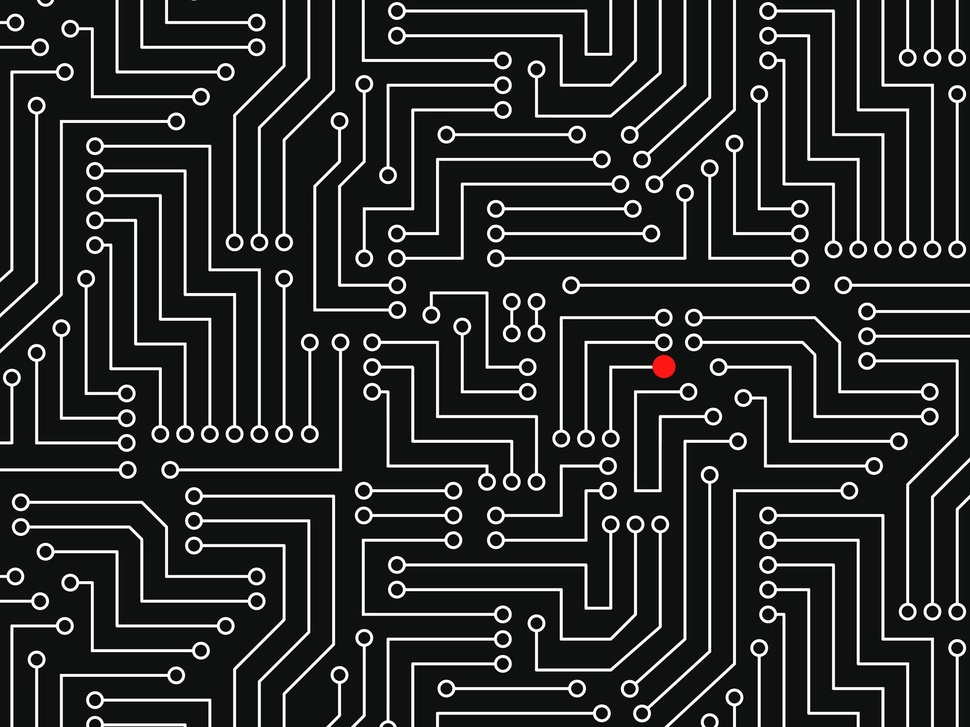
#> input picture code/visualization_code/background_image.jpg, 970 x 727 px, shrunk from 1720 x 1290 before the run, found by its file name
$ python im2border.py   (older library calls are emulated)
#> lines starting #> are read from the running program, lines starting #| are printed output that depends on the picture


from PIL import Image, ImageDraw, ImageFont
import numpy as np
from scipy.misc import toimage


#chars = np.asarray(list("$@B%8&WM#*oahkbdpqwmZO0QLCJUYXzcvunxrjft/\|()1{}[]?-_+~<>i!lI;:,^`'. "))
chars = np.asarray(list("@B%8&WM#ZO0QCLJUYXzcvunxrjft/\|()1{}[]?-_+~<>i!;:,^`'. "))
xdif = 7
ydif = 18

GCF = 0.1


def to_border(f, fromedge):
#> called with f = 'background_image.jpg', fromedge = 50
    img = Image.open(f)
#> img is the input picture: PIL image 970x727 RGB; mean R, G, B 44.9, 46.3, 45.6
    img.convert('RGBA')
    x, y = img.size
#> x = 970; y = 727
    print("x", x, "\ny", y)
#| x 970
#| y 727

    d = ImageDraw.Draw(img)
    d.rectangle((fromedge,fromedge,x-fromedge,y-fromedge),fill=(255,255,255,255))
    img.save("bordered_image.png")
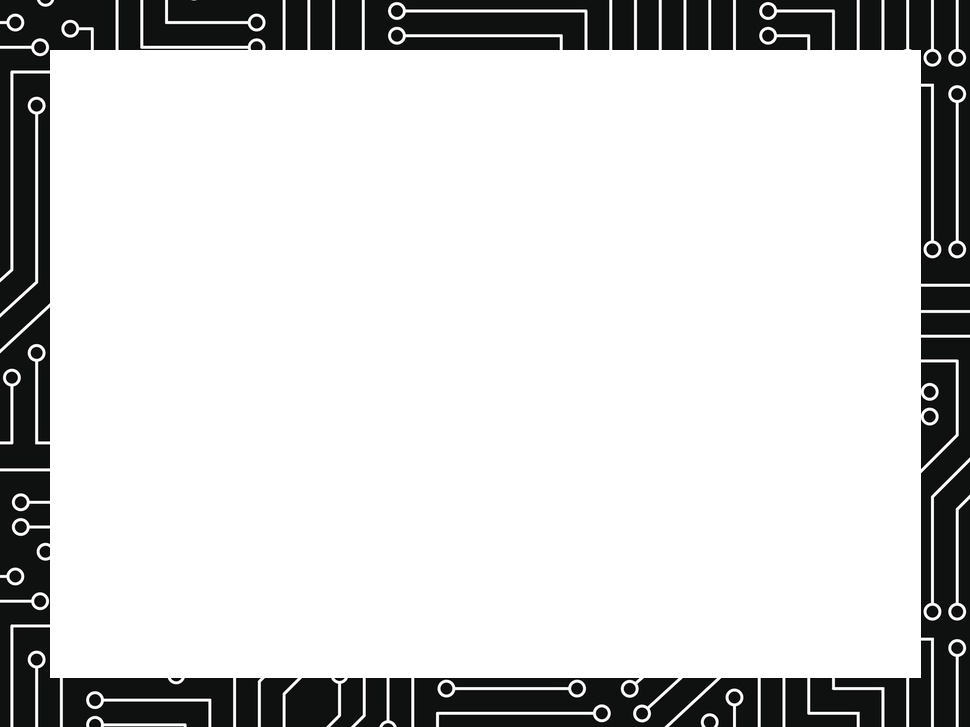
#> saved as bordered_image.png: PIL image 970x727 RGB; mean R, G, B 207.9, 208.2, 208.1


to_border("background_image.jpg", 50)
